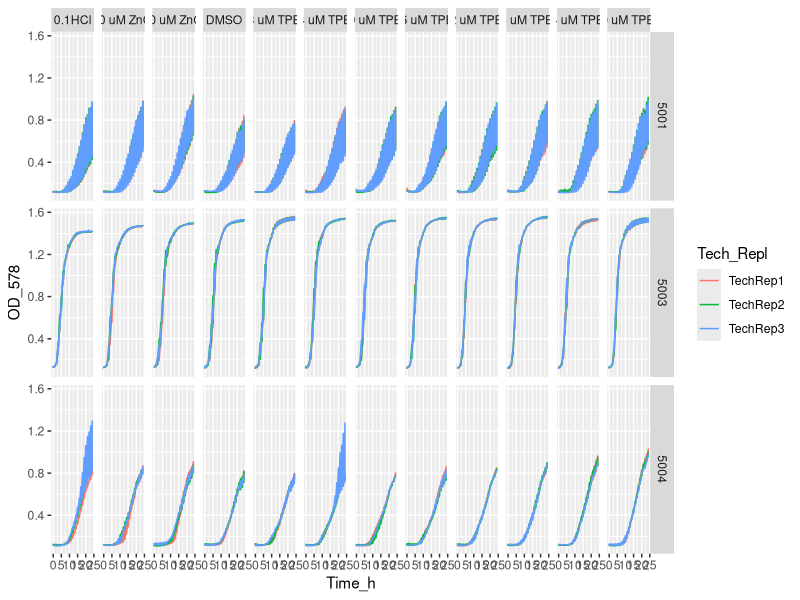
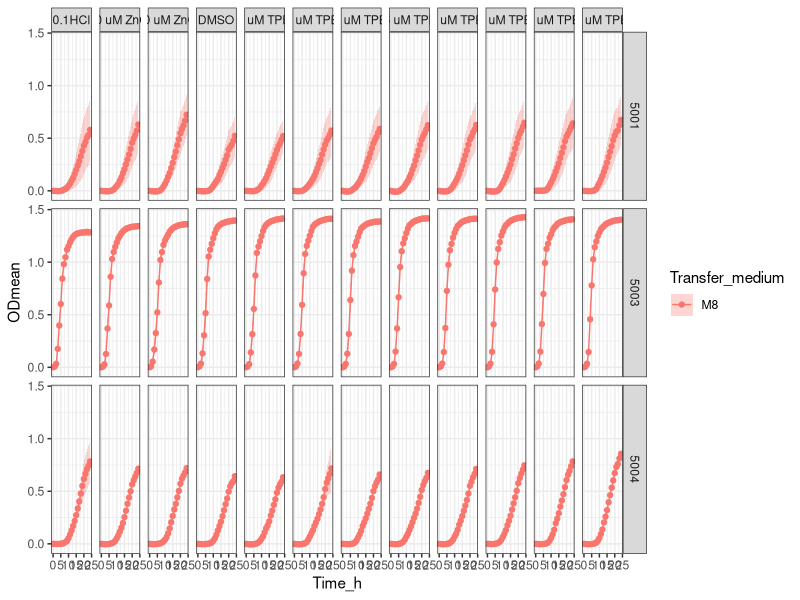
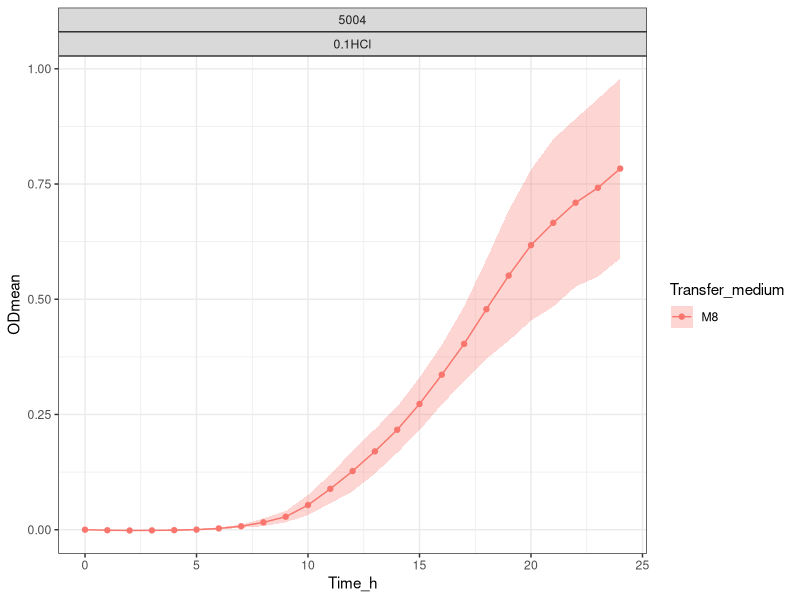

Here is the R script that generated these plots, in order:
setwd("~/ITQB/Plate readings/Exp26, 27, 28 - 28022024, 28022024, 01032024")

library(tidyverse)

library(readxl)
Exp27 <- Exp27_5plates_29022024 <- read_excel("Exp27_5plates_29022024_Bact_final_final.xlsx")
View(Exp27) 

Exp27_v1 <- Exp27 %>%
  pivot_longer(names_to = "Condition", values_to = "OD_578", cols = -Time_h)
Exp27_v1
View(Exp27_v1)


Exp27_v2 <- separate(Exp27_v1, Condition, 
                     c("Strain",
                       "Transfer_medium",
                       "Zn_condition", 
                       "Tech_Repl",
                       "Biol_Repl",
                       "TPEN_or_ZnCl2_conc",
                       "Well_number"), 
                     sep = "_", remove = FALSE,
                     convert = FALSE)
View(Exp27_v2)

Exp27_v2$OD_578 <- as.numeric (Exp27_v2$OD_578) #Because OD_578 values are character

Exp27_v2$TPEN_or_ZnCl2_conc <- factor(Exp27_v2$TPEN_or_ZnCl2_conc, levels = c("ctrZnCl2",
                                                            "10",
                                                            "25",
                                                            "ctrTPEN",
                                                            "1.8",
                                                            "2.4",
                                                            "3.0",
                                                            "3.6",
                                                            "4.2",
                                                            "4.8",
                                                            "5.4",
                                                            "6.0"))

Exp27_v2 <- Exp27_v2 %>% mutate(TPEN_or_ZnCl2_conc = recode (TPEN_or_ZnCl2_conc,
                                                    "ctrZnCl2" = "0.1HCl",
                                                    "10" = "100 uM ZnCl2",
                                                    "25" = "250 uM ZnCl2",
                                                    "ctrTPEN" = "DMSO",
                                                    "1.8" = "18 uM TPEN",
                                                    "2.4" = "24 uM TPEN",
                                                    "3.0" = "30 uM TPEN",
                                                    "3.6" = " 36 uM TPEN",
                                                    "4.2" = "42 uM TPEN",
                                                    "4.8" = "48 uM TPEN",
                                                    "5.4" = "54 uM TPEN",
                                                    "6.0" = "60 uM TPEN"))

Exp27_v2$Strain <- factor(Exp27_v2$Strain, levels = c("5001",
                                                    "5002",
                                                    "5003",
                                                    "5004"))

Exp27_v2 %>%
  ggplot(aes(x= Time_h, y=OD_578, color = Tech_Repl)) +
  geom_line() +
  facet_grid (Strain ~ TPEN_or_ZnCl2_conc)

Exp27_v3<- Exp27_v2 %>% group_by(Strain, Transfer_medium, Zn_condition, Tech_Repl, Biol_Repl, Well_number) %>%
  mutate(blank = Time_h ==0)

View(Exp27_v3)

Exp27_v4 <- Exp27_v3 %>%
  group_by(Strain, Transfer_medium, Zn_condition, Tech_Repl, Biol_Repl, Well_number) %>%
  mutate(OD = OD_578 - OD_578[blank]) %>%
  ungroup()


View(Exp27_v4)

#Obtain the mean and sd
Exp27_v5 <- Exp27_v4 %>% group_by(Time_h, Strain, Transfer_medium, TPEN_or_ZnCl2_conc) %>%
  summarise(ODmean = mean(OD), sdOD = sd(OD), n())

Exp27_v5$Strain <- factor(Exp27_v5$Strain, levels = c("5001",
                                                      "5002",
                                                      "5003",
                                                      "5004"))


Exp27_v5 <- Exp27_v5 %>% mutate(TPEN_or_ZnCl2_conc = recode (TPEN_or_ZnCl2_conc,
                                                             "ctrZnCl2" = "0.1HCl",
                                                             "10" = "100 uM ZnCl2",
                                                             "25" = "250 uM ZnCl2",
                                                             "ctrTPEN" = "DMSO",
                                                             "1.8" = "18 uM TPEN",
                                                             "2.4" = "24 uM TPEN",
                                                             "3.0" = "30 uM TPEN",
                                                             "3.6" = " 36 uM TPEN",
                                                             "4.2" = "42 uM TPEN",
                                                             "4.8" = "48 uM TPEN",
                                                             "5.4" = "54 uM TPEN",
                                                             "6.0" = "60 uM TPEN"))


# stocks conc / 0.001(mM --> uM) / d.f (=2)--> conc TPEN (now in the table)


Exp27_v5  %>% ggplot(aes(x = Time_h,
             y = ODmean,
             color = Transfer_medium
  )) +
  geom_point() +
  geom_line() +
  geom_ribbon(aes(ymin=ODmean-sdOD, ymax=ODmean+sdOD, fill = Transfer_medium),
              alpha = 0.3, colour = NA) +
  facet_grid (Strain ~ TPEN_or_ZnCl2_conc) +
  theme_bw()

#Filter to have just 1 strain in the plot
filtered_strain <- Exp27_v5 %>% filter (Strain == "5001")

filtered_strain <- Exp27_v5 %>% filter (Strain == "5002")

filtered_strain <- Exp27_v5 %>% filter (Strain == "5003")

filtered_strain <- Exp27_v5 %>% filter (Strain == "5004")

#Filter to compare the blanks (req_conc vs blank from the other stocks - 100 uM (ZnCl2 stock) vs TPEN blank) with a required concentration from a certain strain in the plot
filtered_data <- filtered_strain %>%
  filter(TPEN_or_ZnCl2_conc %in% c("100 uM", "blank"))

filtered_data <- filtered_strain %>%
  filter(TPEN_or_ZnCl2_conc %in% c("250 uM", "blank"))

filtered_data <- filtered_strain %>%
  filter(TPEN_or_ZnCl2_conc %in% c("18 uM", "0.1HCl"))

filtered_data <- filtered_strain %>%
  filter(TPEN_or_ZnCl2_conc %in% c("24 uM", "0.1HCl"))

filtered_data <- filtered_strain %>%
  filter(TPEN_or_ZnCl2_conc %in% c("30 uM", "0.1HCl"))

filtered_data <- filtered_strain %>%
  filter(TPEN_or_ZnCl2_conc %in% c("36 uM", "0.1HCl"))

filtered_data <- filtered_strain %>%
  filter(TPEN_or_ZnCl2_conc %in% c("42 uM", "0.1HCl"))

filtered_data <- filtered_strain %>%
  filter(TPEN_or_ZnCl2_conc %in% c("48 uM", "0.1HCl"))

filtered_data <- filtered_strain %>%
  filter(TPEN_or_ZnCl2_conc %in% c("54 uM", "0.1HCl"))

filtered_data <- filtered_strain %>%
  filter(TPEN_or_ZnCl2_conc %in% c("60 uM", "0.1HCl"))


ggplot(filtered_data, aes(x = Time_h, y = ODmean, color = Transfer_medium)) +
  geom_point() +
  geom_line() +
  geom_ribbon(aes(ymin = ODmean - sdOD, ymax = ODmean + sdOD, fill = Transfer_medium),
              alpha = 0.3, color = NA) +
  facet_wrap(~ Strain + TPEN_or_ZnCl2_conc) +
  theme_bw()
